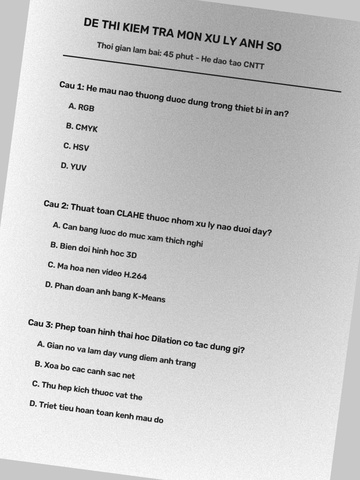
#> input picture test_images/sample_exam_tilted.jpg, 360 x 480 px, shrunk from 900 x 1200 before the run
$ python test_dip_step2.py --image ../test_images/sample_exam_tilted.jpg
#> lines starting #> are read from the running program, lines starting #| are printed output that depends on the picture; after the words box and inside, x2 and y2 are one past the last pixel; in counts of white or black regions, pixels touching at a corner belong together
### src/dip_processor.py
"""Module Xử lý ảnh số (Digital Image Processing - DIP) cho Hệ thống SINE.

Cung cấp đầy đủ các thuật toán xử lý tài liệu chuẩn mực:
1. Tự động phát hiện góc nghiêng dòng chữ bằng Black Hat Transform & Biến đổi Hough.
2. Xoay nắn thẳng toàn bộ dòng chữ về góc ngang tuyệt đối 0.0°.
3. Tự động cắt gọn (Auto-Crop) trang giấy, loại bỏ 100% bàn tay, áo đen và viền mép xéo bên ngoài.
4. Cân bằng sáng thích nghi (CLAHE) & Khử nhiễu bảo toàn cạnh (Bilateral Filter).
5. Phân đoạn từng dòng văn bản / khối câu hỏi sắc nét, song song 100% với dòng chữ.
"""

import cv2
import numpy as np
from pathlib import Path
from typing import Tuple, List, Dict, Any, Optional


class ImageDIPProcessor:
    """Bộ xử lý ảnh tài liệu số theo tiêu chuẩn môn Xử lý ảnh (DIP)."""

    def __init__(self, clahe_clip_limit: float = 2.0, clahe_grid_size: Tuple[int, int] = (8, 8)):
        self.clahe_clip_limit = clahe_clip_limit
        self.clahe_grid_size = clahe_grid_size
        self.clahe = cv2.createCLAHE(clipLimit=self.clahe_clip_limit, tileGridSize=self.clahe_grid_size)

    def load_image(self, image_path: str) -> np.ndarray:
        """Đọc ảnh từ đường dẫn hỗ trợ cả tiếng Việt có dấu trên Windows."""
        path = Path(image_path)
        if not path.exists():
            raise FileNotFoundError(f"Không tìm thấy file ảnh: {image_path}")
        img_array = np.fromfile(str(path), dtype=np.uint8)
        img = cv2.imdecode(img_array, cv2.IMREAD_COLOR)
        if img is None:
            raise ValueError(f"Không thể giải mã file ảnh: {image_path}")
        return img

    def save_image(self, image: np.ndarray, output_path: str) -> None:
        """Lưu ảnh ra đĩa hỗ trợ đường dẫn tiếng Việt và an toàn đa luồng."""
        out_p = Path(output_path).resolve()
        out_p.parent.mkdir(parents=True, exist_ok=True)
        ext = out_p.suffix.lower() or ".png"
        success, encoded_img = cv2.imencode(ext, image)
        if success:
            import time
            for _ in range(5):
                try:
                    with open(str(out_p), "wb") as f:
                        f.write(encoded_img)
                    break
                except OSError:
                    time.sleep(0.1)
        else:
            raise RuntimeError(f"Không thể lưu ảnh ra: {output_path}")

    def convert_to_grayscale(self, image: np.ndarray) -> np.ndarray:
        """Chuyển đổi sang mức xám (Grayscale)."""
        if len(image.shape) == 2:
            return image
        return cv2.cvtColor(image, cv2.COLOR_BGR2GRAY)

    def detect_text_skew_angle(self, gray: np.ndarray) -> float:
        """Phát hiện chính xác góc nghiêng của các dòng chữ trong đề thi bằng Biến đổi Hough."""
        # Dùng phép biến đổi Black Hat để chỉ lấy nét mực in, loại bỏ mọi bóng mờ mặt bàn/áo đen
        bh = cv2.morphologyEx(gray, cv2.MORPH_BLACKHAT, cv2.getStructuringElement(cv2.MORPH_RECT, (15, 15)))
        _, thresh = cv2.threshold(bh, 24, 255, cv2.THRESH_BINARY)

        # Tìm các đoạn thẳng dòng chữ
        lines = cv2.HoughLinesP(thresh, 1, np.pi / 180, 80, minLineLength=140, maxLineGap=20)
        if lines is None or len(lines) == 0:
            return 0.0

        angles = []
        for line in lines:
            l = line.reshape(-1)
            dx = l[2] - l[0]
            dy = l[3] - l[1]
            if dx != 0:
                deg = np.degrees(np.arctan2(dy, dx))
                if -25 < deg < 25:
                    angles.append(deg)

        if len(angles) > 0:
            median_angle = float(np.median(angles))
            return median_angle
        return 0.0

    def deskew_and_crop_document(self, image: np.ndarray, angle: float) -> Tuple[np.ndarray, np.ndarray]:
        """Nắn thẳng tuyệt đối góc chữ về 0.0° và tự động cắt bỏ bàn tay, áo đen bên ngoài.

        Returns:
            Tuple[clean_color, clean_gray]: Ảnh màu và ảnh xám đã nắn phẳng và cắt gọn.
        """
        h, w = image.shape[:2]
        center = (w // 2, h // 2)

        # 1. Xoay toàn bộ bức ảnh để dòng chữ nằm ngang 0.0°
        M = cv2.getRotationMatrix2D(center, angle, 1.0)
        rotated_color = cv2.warpAffine(image, M, (w, h), flags=cv2.INTER_CUBIC, borderMode=cv2.BORDER_CONSTANT, borderValue=(255, 255, 255))
        rotated_gray = self.convert_to_grayscale(rotated_color)

        # 2. Tìm vùng trang giấy tài liệu sáng màu (loại bỏ bàn tay, áo đen, mặt bàn)
        blur = cv2.GaussianBlur(rotated_gray, (9, 9), 0)
        _, thresh = cv2.threshold(blur, 115, 255, cv2.THRESH_BINARY)

        cnts, _ = cv2.findContours(thresh, cv2.RETR_EXTERNAL, cv2.CHAIN_APPROX_SIMPLE)
        if not cnts:
            return rotated_color, rotated_gray

        # Đường bao lớn nhất chính là trang giấy
        paper_cnt = max(cnts, key=cv2.contourArea)
        area = cv2.contourArea(paper_cnt)
        if area < (h * w * 0.25):
            return rotated_color, rotated_gray

        x, y, pw, ph = cv2.boundingRect(paper_cnt)

        # Cắt lùi vào trong một khoảng lề an toàn (margin = 15px) để loại bỏ hoàn toàn viền xơ mép giấy
        margin = 15
        x1 = max(0, x + margin)
        y1 = max(0, y + margin)
        x2 = min(w, x + pw - margin)
        y2 = min(h, y + ph - margin)

        if (x2 - x1) > 200 and (y2 - y1) > 200:
            cropped_color = rotated_color[y1:y2, x1:x2]
            cropped_gray = rotated_gray[y1:y2, x1:x2]
            return cropped_color, cropped_gray

        return rotated_color, rotated_gray

    def enhance_contrast(self, gray: np.ndarray) -> np.ndarray:
        """Cân bằng sáng thích nghi (CLAHE) và lọc khử nhiễu song phương."""
        enhanced = self.clahe.apply(gray)
        denoised = cv2.bilateralFilter(enhanced, d=7, sigmaColor=50, sigmaSpace=50)
        return denoised

    def process_stage1(self, image_path: str) -> Dict[str, Any]:
        """Quy trình Giai đoạn 1 chuẩn chỉnh: Đo góc -> Xoay thẳng 0.0° -> Cắt sạch viền đen -> CLAHE."""
        original = self.load_image(image_path)
        gray_orig = self.convert_to_grayscale(original)

        # 1. Phát hiện góc nghiêng thực tế của dòng chữ
        skew_angle = self.detect_text_skew_angle(gray_orig)

        # 2. Xoay nắn thẳng 0.0° và tự động cắt bỏ hậu cảnh bàn tay/áo đen
        deskewed_color, deskewed_gray = self.deskew_and_crop_document(original, skew_angle)

        # 3. Nâng cao chất lượng & Cân bằng sáng
        enhanced = self.enhance_contrast(deskewed_gray)

        return {
            "original": original,
            "skew_angle": skew_angle,
            "deskewed_color": deskewed_color,
            "deskewed_gray": deskewed_gray,
            "enhanced": enhanced
        }

    def segment_document_questions(
        self,
        image_gray: np.ndarray,
        image_color: np.ndarray
    ) -> Tuple[List[Tuple[int, int, int, int]], np.ndarray, np.ndarray]:
        """Phân đoạn các dòng và khối câu hỏi (Adaptive theo độ phân giải ảnh, không dính chùm hay mất câu)."""
        h_img, w_img = image_gray.shape[:2]

        # 1. Black Hat Transform với kernel co giãn theo chiều rộng ảnh
        k_bh = max(5, int(w_img * 0.015)) | 1
        kernel_bh = cv2.getStructuringElement(cv2.MORPH_RECT, (k_bh, k_bh))
        blackhat = cv2.morphologyEx(image_gray, cv2.MORPH_BLACKHAT, kernel_bh)
        _, thresh = cv2.threshold(blackhat, 20, 255, cv2.THRESH_BINARY)

        # Giới hạn vùng chữ trong ruột trang (bỏ viền ngoài cùng 1-2%)
        clean_bin = thresh.copy()
        clean_bin[:, :int(w_img * 0.02)] = 0
        clean_bin[:, int(w_img * 0.98):] = 0
        clean_bin[:int(h_img * 0.01), :] = 0
        clean_bin[int(h_img * 0.99):, :] = 0

        # 2. Dùng toán tử giãn nở ngang theo tỷ lệ ảnh (chiều cao cố định 1px để không dính dòng trên/dưới)
        k_w = max(8, int(w_img * 0.022))
        kernel_h = cv2.getStructuringElement(cv2.MORPH_RECT, (k_w, 1))
        dilated = cv2.dilate(clean_bin, kernel_h, iterations=1)

        # 3. Tìm các đường viền dòng chữ
        contours, _ = cv2.findContours(dilated, cv2.RETR_EXTERNAL, cv2.CHAIN_APPROX_SIMPLE)

        min_w = max(15, int(w_img * 0.05))
        min_h = max(4, int(h_img * 0.006))
        raw_boxes = []
        for cnt in contours:
            x, y, w, h = cv2.boundingRect(cnt)
            # Chỉ loại bỏ nếu là viền khung bao trọn toàn bộ trang ảnh
            if w >= min_w and h >= min_h and not (w > w_img * 0.98 and h > h_img * 0.95):
                raw_boxes.append((x, y, w, h))

        # 4. Sắp xếp các dòng chữ theo diện tích
        raw_boxes.sort(key=lambda b: (b[2] * b[3]), reverse=True)

        # 5. Non-Maximum Suppression (NMS) để loại bỏ các hộp trùng đè
        nms_boxes = []
        for box in raw_boxes:
            x1, y1, w1, h1 = box
            keep = True
            for (x2, y2, w2, h2) in nms_boxes:
                xi1, yi1 = max(x1, x2), max(y1, y2)
                xi2, yi2 = min(x1 + w1, x2 + w2), min(y1 + h1, y2 + h2)
                if xi2 > xi1 and yi2 > yi1:
                    inter_area = (xi2 - xi1) * (yi2 - yi1)
                    if inter_area / (w1 * h1) > 0.45:
                        keep = False
                        break
            if keep:
                nms_boxes.append(box)

        nms_boxes.sort(key=lambda b: b[1])

        # 6. Gom cụm các dòng cận kề thuộc cùng đoạn văn bản (gap thích ứng theo chiều cao ảnh)
        max_gap = max(1, int(h_img * 0.003))
        question_boxes = []
        for box in nms_boxes:
            if not question_boxes:
                question_boxes.append(box)
            else:
                prev_x, prev_y, prev_w, prev_h = question_boxes[-1]
                x, y, w, h = box

                gap = y - (prev_y + prev_h)
                if gap <= max_gap:
                    new_x = min(prev_x, x)
                    new_y = min(prev_y, y)
                    new_w = max(prev_x + prev_w, x + w) - new_x
                    new_h = max(prev_y + prev_h, y + h) - new_y
                    question_boxes[-1] = (new_x, new_y, new_w, new_h)
                else:
                    question_boxes.append(box)

        return question_boxes, dilated, thresh

    def draw_bounding_boxes(
        self,
        image: np.ndarray,
        boxes: List[Tuple[int, int, int, int]],
        color: Tuple[int, int, int] = (0, 0, 255),
        thickness: int = 2
    ) -> np.ndarray:
        """Vẽ khung viền Bounding Box và nhãn ROI số thứ tự."""
        if len(image.shape) == 2:
            annotated = cv2.cvtColor(image, cv2.COLOR_GRAY2BGR)
        else:
            annotated = image.copy()

        font = cv2.FONT_HERSHEY_SIMPLEX
        for idx, (x, y, w, h) in enumerate(boxes):
            cv2.rectangle(annotated, (x, y), (x + w, y + h), color, thickness)
            label = f"ROI #{idx+1}"
            cv2.putText(annotated, label, (x, max(18, y - 5)), font, 0.50, (255, 0, 0), 2, cv2.LINE_AA)

        return annotated

    def process_stage2(self, image_path: str) -> Dict[str, Any]:
        """Quy trình toàn diện: Xoay thẳng chữ 0.0° -> Auto-Crop trang giấy -> Bóc tách ROI chuẩn xác."""
        s1_res = self.process_stage1(image_path)
        deskewed_color = s1_res["deskewed_color"]
        deskewed_gray = s1_res["deskewed_gray"]

        # Phân đoạn câu hỏi trên trang giấy phẳng lì
        boxes, dilated_mask, binary_inv = self.segment_document_questions(deskewed_gray, deskewed_color)
        annotated = self.draw_bounding_boxes(deskewed_color, boxes)

        return {
            **s1_res,
            "binary_inv": binary_inv,
            "dilated_mask": dilated_mask,
            "boxes": boxes,
            "annotated": annotated,
            "total_blocks_found": len(boxes)
        }

### tools/test_dip_step2.py
"""Script kiểm thử Giai đoạn 2 của Module Xử lý ảnh (DIP).

Chức năng:
1. Nhị phân hóa thích nghi (Adaptive Gaussian Thresholding).
2. Phân đoạn hình thái học (Morphological Dilation) và Contours.
3. Trích xuất Bounding Boxes bao quanh từng câu hỏi trắc nghiệm.
4. Xuất ảnh so sánh 4 bước hoàn chỉnh của toàn bộ DIP Pipeline.
"""

import sys
import os
import argparse
import time
from pathlib import Path

PROJECT_ROOT = Path(__file__).resolve().parent.parent
sys.path.append(str(PROJECT_ROOT / "src"))

from dip_processor import ImageDIPProcessor


def main():
    parser = argparse.ArgumentParser(description="Chạy thử nghiệm Giai đoạn 2 Module DIP")
    parser.add_argument("--image", default="", help="Đường dẫn file ảnh đề thi cần test")
    args = parser.parse_args()

    input_img_path = args.image
    if input_img_path:
        if not os.path.exists(input_img_path):
            print(f"⚠️ CẢNH BÁO: Không tìm thấy file ảnh '{input_img_path}'!")
            print(f"-> Vui lòng kiểm tra lại tên file hoặc đường dẫn.")
            print(f"-> Hệ thống tạm thời chuyển sang ảnh mẫu để demo...")
            input_img_path = str(PROJECT_ROOT / "test_images" / "sample_exam_tilted.jpg")
    else:
        input_img_path = str(PROJECT_ROOT / "test_images" / "sample_exam_tilted.jpg")

    print(f"\n BẮT ĐẦU CHẠY THỬ NGHIỆM GIAI ĐOẠN 2 (DIP PIPELINE)")
    print(f" File ảnh kiểm thử: {input_img_path}")

    dip = ImageDIPProcessor()
    t0 = time.time()
    res = dip.process_stage2(input_img_path)
#> in load_image, img is the input picture: shape (480, 360, 3); min 0, max 255, mean 200.6
#> in detect_text_skew_angle, `_, thresh = cv2.threshold(bh, 24, 255, cv2.THRESH_BINARY)`:
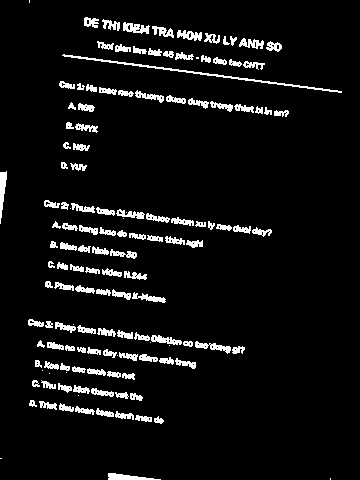
#> thresh: shape (480, 360); 6.3% white; 140 white regions (15 under 20 px), largest, box (x1, y1, x2, y2) and area: (62, 54, 342, 93) 613, (0, 171, 7, 224) 212, (108, 473, 161, 480) 211
#> in detect_text_skew_angle, `lines = cv2.HoughLinesP(thresh, 1, np.pi / 180, 80, minLineLength=140,..`: lines = 34 rows, first 6: [44, 203, 269, 235], [28, 322, 244, 348], [45, 203, 269, 234], [64, 56, 337, 90], [59, 84, 286, 115], [60, 82, 287, 114]
#> the loop in detect_text_skew_angle, `for line in lines:` made 34 passes
#> (l, dx, dy, deg) on passes 1 to 8: ([44, 203, 269, 235], 225, 32, 8.09), ([28, 322, 244, 348], 216, 26, 6.86), ([45, 203, 269, 234], 224, 31, 7.88), ([64, 56, 337, 90], 273, 34, 7.1), ([59, 84, 286, 115], 227, 31, 7.78), ([60, 82, 287, 114], 227, 32, 8.02), ([44, 201, 270, 233], 226, 32, 8.06), ([29, 325, 242, 351], 213, 26, 6.96)
#> after the loop in detect_text_skew_angle, `for line in lines:`: angles = 34 values, max 9.06 at index 14, min 6.86 at index 23, mean 7.76
#> in detect_text_skew_angle, `median_angle = float(np.median(angles))`: median_angle = 7.86
#> in deskew_and_crop_document, `M = cv2.getRotationMatrix2D(center, angle, 1.0)`: M = [[0.991, 0.137, -31.14], [-0.137, 0.991, 26.88]]
#> in deskew_and_crop_document, `blur = cv2.GaussianBlur(rotated_gray, (9, 9), 0)`:
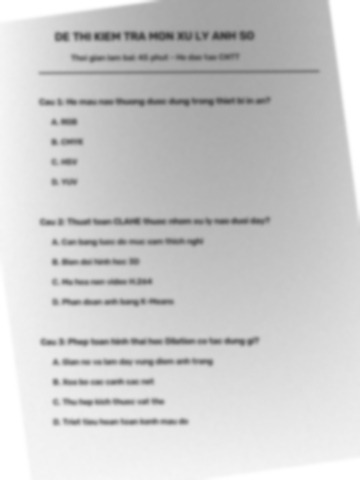
#> blur: shape (480, 360); min 73, max 255, mean 204
#> in deskew_and_crop_document, `_, thresh = cv2.threshold(blur, 115, 255, cv2.THRESH_BINARY)`:
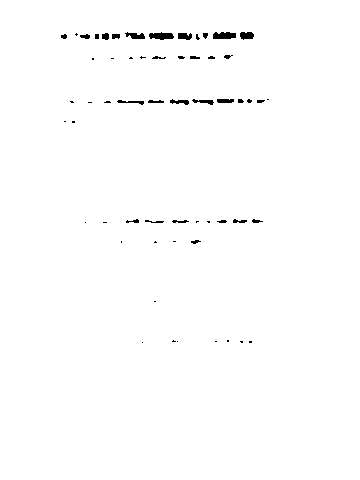
#> thresh: shape (480, 360); 99.1% white; 58 black regions (30 under 20 px), largest, box (x1, y1, x2, y2) and area: (149, 32, 174, 40) 143, (213, 32, 236, 39) 139, (125, 32, 145, 39) 90
#> in deskew_and_crop_document, `cnts, _ = cv2.findContours(thresh, cv2.RETR_EXTERNAL, cv2.CHAIN_APPROX..`: cnts = [[[0, 0], [0, 479], [359, 479], [359, 0]]]
#> in deskew_and_crop_document, `paper_cnt = max(cnts, key=cv2.contourArea)`: paper_cnt = [[0, 0], [0, 479], [359, 479], [359, 0]]
#> in deskew_and_crop_document, `area = cv2.contourArea(paper_cnt)`: area = 171961
#> in deskew_and_crop_document, `x, y, pw, ph = cv2.boundingRect(paper_cnt)`: x = 0; pw = 360; ph = 480
#> in deskew_and_crop_document, `x1 = max(0, x + margin)`: x1 = 15
#> in deskew_and_crop_document, `x2 = min(w, x + pw - margin)`: x2 = 345
#> in deskew_and_crop_document, `y2 = min(h, y + ph - margin)`: y2 = 465
#> in enhance_contrast, `enhanced = self.clahe.apply(gray)`:
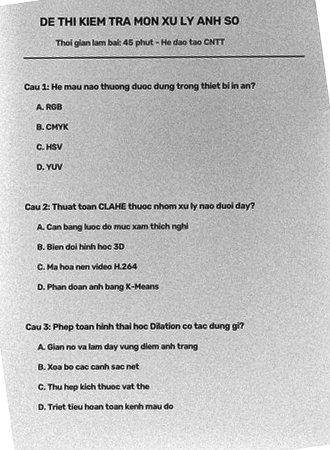
#> enhanced: shape (450, 330); min 1, max 255, mean 190.1
#> in process_stage2, `s1_res = self.process_stage1(image_path)`: s1_res = 5 items
#> in segment_document_questions, `blackhat = cv2.morphologyEx(image_gray, cv2.MORPH_BLACKHAT, kernel_bh)`:
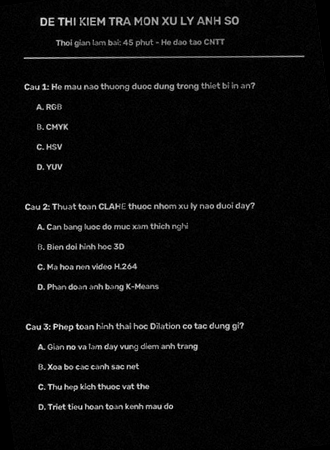
#> blackhat: shape (450, 330); min 0, max 231, mean 9.8
#> in segment_document_questions, `dilated = cv2.dilate(clean_bin, kernel_h, iterations=1)`:
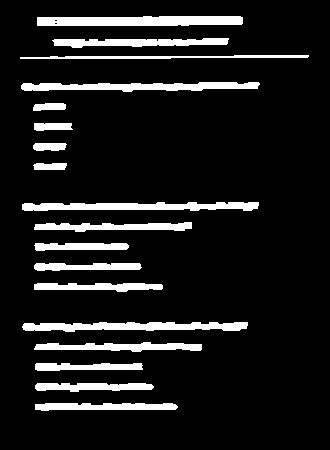
#> dilated: shape (450, 330); 11% white; 18 white regions
#> in segment_document_questions, `contours, _ = cv2.findContours(dilated, cv2.RETR_EXTERNAL, cv2.CHAIN_A..`: contours = 18 contours; largest, box (x1, y1, x2, y2) and area: (37, 16, 243, 26) 1674, (22, 322, 248, 332) 1384, (22, 202, 259, 211) 1358, (21, 82, 260, 92) 1351, (52, 38, 229, 48) 1014
#> the loop in segment_document_questions, `for cnt in contours:` made 18 passes
#> (x, y, w, h) on passes 1 to 8: (35, 403, 143, 8), (35, 383, 119, 9), (35, 363, 108, 8), (34, 342, 168, 10), (22, 322, 226, 10), (34, 283, 129, 9), (34, 263, 108, 8), (34, 243, 95, 8)
#> after the loop in segment_document_questions, `for cnt in contours:`: raw_boxes = 18 items, first 6: (35, 403, 143, 8), (35, 383, 119, 9), (35, 363, 108, 8), (34, 342, 168, 10), (22, 322, 226, 10), (34, 283, 129, 9)
#> the loop in segment_document_questions, `for box in raw_boxes:` made 18 passes
#> (x1, y1, w1, h1) on passes 1 to 8: (21, 82, 239, 10), (22, 322, 226, 10), (22, 202, 237, 9), (37, 16, 206, 10), (52, 38, 177, 10), (34, 342, 168, 10), (34, 222, 158, 10), (34, 283, 129, 9)
#> after the loop in segment_document_questions, `for box in raw_boxes:`: nms_boxes = 18 items, first 6: (21, 82, 239, 10), (22, 322, 226, 10), (22, 202, 237, 9), (37, 16, 206, 10), (52, 38, 177, 10), (34, 342, 168, 10)
#> the loop in segment_document_questions, `for box in nms_boxes:` made 18 passes
#> (prev_x, prev_y, prev_w, prev_h, x, y, w, h) on passes 2 to 9: (37, 16, 206, 10, 52, 38, 177, 10), (52, 38, 177, 10, 20, 55, 289, 4), (20, 55, 289, 4, 21, 82, 239, 10), (21, 82, 239, 10, 33, 103, 33, 8), (33, 103, 33, 8, 34, 123, 39, 8), (34, 123, 39, 8, 33, 143, 34, 8), (33, 143, 34, 8, 33, 163, 34, 7), (33, 163, 34, 7, 22, 202, 237, 9)
#> after the loop in segment_document_questions, `for box in nms_boxes:`: question_boxes = 18 items, first 6: (37, 16, 206, 10), (52, 38, 177, 10), (20, 55, 289, 4), (21, 82, 239, 10), (33, 103, 33, 8), (34, 123, 39, 8)
#> in process_stage2, `boxes, dilated_mask, binary_inv = self.segment_document_questions(desk..`: boxes has the same summary as question_boxes in segment_document_questions
#> the loop in draw_bounding_boxes, `for idx, (x, y, w, h) in enumerate(boxes):` made 18 passes
#> (x, y, w, h, label) on passes 1 to 8: (37, 16, 206, 10, 'ROI #1'), (52, 38, 177, 10, 'ROI #2'), (20, 55, 289, 4, 'ROI #3'), (21, 82, 239, 10, 'ROI #4'), (33, 103, 33, 8, 'ROI #5'), (34, 123, 39, 8, 'ROI #6'), (33, 143, 34, 8, 'ROI #7'), (33, 163, 34, 7, 'ROI #8')
#> after the loop in draw_bounding_boxes, `for idx, (x, y, w, h) in enumerate(boxes):`:
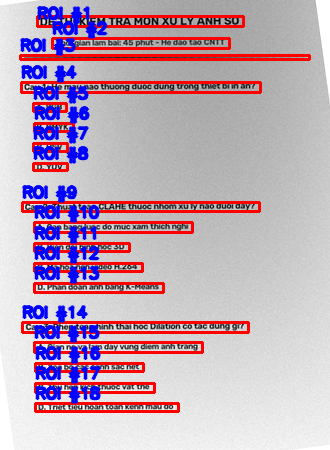
#> annotated: shape (450, 330, 3); mean B, G, R 183.6, 167.4, 192.1
#> res = 10 items
    elapsed = time.time() - t0

    boxes = res["boxes"]
#> boxes has the same summary as question_boxes in segment_document_questions
    print(f"\n[KẾT QUẢ PHÂN ĐOẠN]")
    print(f"  • Tổng thời gian xử lý: {elapsed * 1000:.1f} ms")
    print(f"  • Góc nghiêng đã nắn: {res['skew_angle']:+.2f}°")
#|   • Góc nghiêng đã nắn: +7.86°
    print(f"  • Số khối câu hỏi/tiêu đề phân đoạn được: {len(boxes)}")
#|   • Số khối câu hỏi/tiêu đề phân đoạn được: 18
    for idx, (x, y, w, h) in enumerate(boxes):
        print(f"    - Khối #{idx+1}: Tọa độ (x={x}, y={y}, w={w}, h={h})")
#> this loop made 18 passes
#> (printed output is left out)

    # Lưu các ảnh kết quả
    out_dir = PROJECT_ROOT / "output" / "dip_test"
    out_dir.mkdir(parents=True, exist_ok=True)

    path_binary = out_dir / "step2_1_binary.png"
    path_dilated = out_dir / "step2_2_dilated_morphology.png"
    path_annotated = out_dir / "step2_3_segmented_boxes.png"

    dip.save_image(res["binary_inv"], str(path_binary))
#> in save_image, `success, encoded_img = cv2.imencode(ext, image)`: encoded_img = 4420 values, max 255 at index 568, min 0 at index 8, mean 129.2
    dip.save_image(res["dilated_mask"], str(path_dilated))
    dip.save_image(res["annotated"], str(path_annotated))

    # Vẽ bảng đối sánh 4 bước trực quan phục vụ báo cáo / thuyết minh
    try:
        import matplotlib.pyplot as plt
        fig, axes = plt.subplots(2, 2, figsize=(14, 14))

        axes[0, 0].imshow(res["original"], cmap="gray" if len(res["original"].shape) == 2 else None)
        axes[0, 0].set_title(f"[1] Ảnh gốc chụp nghiêng ({res['skew_angle']:.1f}°)", fontsize=11, fontweight="bold")
        axes[0, 0].axis("off")

        axes[0, 1].imshow(res["deskewed_gray"], cmap="gray")
        axes[0, 1].set_title("[2] Cân bằng sáng CLAHE & Nắn thẳng 0°", fontsize=11, fontweight="bold")
        axes[0, 1].axis("off")

        axes[1, 0].imshow(res["dilated_mask"], cmap="gray")
        axes[1, 0].set_title("[3] Nhị phân hóa & Giãn nở hình thái học", fontsize=11, fontweight="bold")
        axes[1, 0].axis("off")

        # OpenCV BGR sang RGB cho Matplotlib
        import cv2
        rgb_annotated = cv2.cvtColor(res["annotated"], cv2.COLOR_BGR2RGB)
        axes[1, 1].imshow(rgb_annotated)
        axes[1, 1].set_title(f"[4] Phân đoạn câu hỏi ({len(boxes)} Bounding Boxes)", fontsize=11, fontweight="bold")
        axes[1, 1].axis("off")

        plt.tight_layout()
        comparison_path = out_dir / "step2_full_pipeline_dashboard.png"
        try:
            plt.savefig(str(comparison_path), dpi=150)
        except OSError:
            # Nếu file đang bị Windows Photo Viewer mở và khóa, lưu vào file mới
            comparison_path = out_dir / "step2_dashboard_latest.png"
            plt.savefig(str(comparison_path), dpi=150)
        plt.close()
        print(f"\n Đã xuất Dashboard đối sánh 4 bước tại: {comparison_path}")

        # Tự động mở ảnh kết quả trên màn hình Windows
        try:
            os.startfile(str(comparison_path))
            print("🚀 Đã tự động mở ảnh kết quả trên màn hình của bạn!")
        except Exception:
            pass
    except Exception as e:
        print(f" Lưu ý khi vẽ Dashboard: {e}")

    print(f"\n HOÀN THÀNH GIAI ĐOẠN 2!")


if __name__ == "__main__":
    main()
